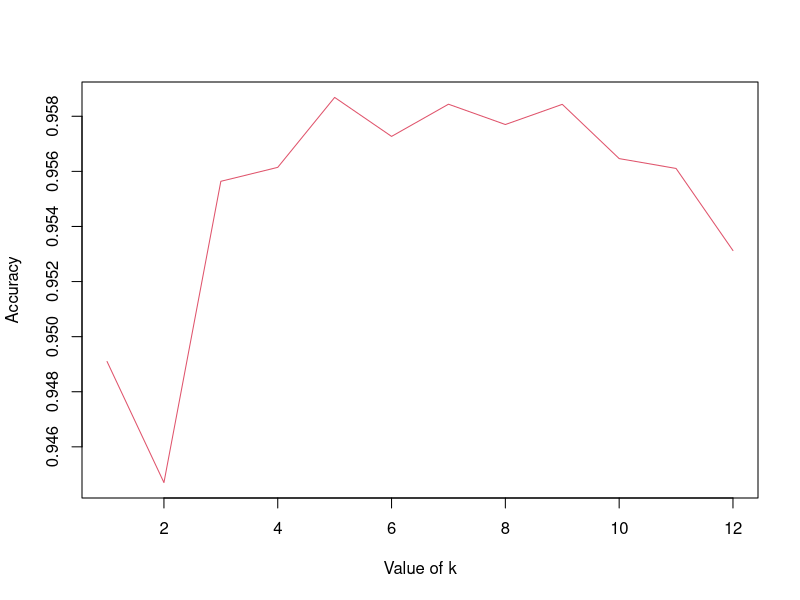

R code for this plot:
## ---- chunk 1
knitr::opts_chunk$set(echo = TRUE)
## ---- chunk 2
IR=iris[sample(1:nrow(iris),150,replace=F),]
str(IR)
## ---- chunk 3
MinMaxSclae=function(X)
{
  (X-min(X,na.rm = T))/(max(X,na.rm = T)-min(X,na.rm = T))
  }

## ---- chunk 4
DATA.iris=sapply(IR[-5], FUN = MinMaxSclae)
str(DATA.iris)
## ---- chunk 5
ind=sample(1:2,150,replace = T)
Data.test=DATA.iris[ind==1,]
Data.train=DATA.iris[ind==2,]
cl.train=IR[ind==2,5]
cl.test=IR[ind==1,5]
## ---- chunk 6
library(class)
predic.test=knn(train = Data.train,test = Data.test,cl = cl.train,k = 3 )
## ---- chunk 7
TC=table(cl.test,predic.test)
## ---- chunk 8
print("The global accracy of the KNN is")
print(sum(diag(TC))/sum(TC))
## ---- chunk 9
Ret=NULL
for(i in 1:3000)
{
  ind=sample(1:2,150,replace = T)
  Data.test=DATA.iris[ind==1,]
  Data.train=DATA.iris[ind==2,]
  cl.train=IR[ind==2,5]
  cl.test=IR[ind==1,5]
  
  accu=c()
  for(kk in 1:12)
  {
  predic.test=knn(train = Data.train,test = Data.test,cl = cl.train,k = kk )
  TC=table(cl.test,predic.test)
  accu=c(accu,(sum(diag(TC))/sum(TC)))
  }
  Ret=rbind(Ret,accu)
}
ACCU=colMeans(Ret)
plot.new()
plot(1:12,ACCU,type="l",col=2,xlab="Value of k",ylab="Accuracy")
which.max(ACCU)

## ---- chunk 10
xnew=c(-1.2,1.5,0.3,0.5)
knn(train = Data.train,test = xnew,cl = cl.train,k = 5 )
